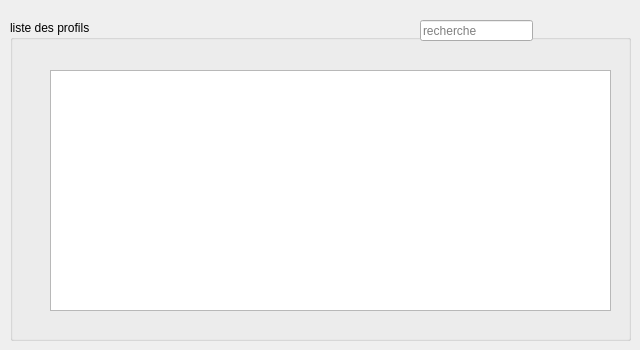
        <widget class="QWidget" name="tab_3">
         <attribute name="title">
          <string>Profiles</string>
         </attribute>
         <widget class="QGroupBox" name="groupBox_3">
          <property name="geometry">
           <rect>
            <x>10</x>
            <y>20</y>
            <width>621</width>
            <height>321</height>
           </rect>
          </property>
          <property name="title">
           <string>liste des profils</string>
          </property>
          <widget class="QLineEdit" name="lineEdit_3">
           <property name="geometry">
            <rect>
             <x>410</x>
             <y>0</y>
             <width>113</width>
             <height>21</height>
            </rect>
           </property>
           <property name="inputMethodHints">
            <set>Qt::ImhNone</set>
           </property>
           <property name="inputMask">
            <string/>
           </property>
           <property name="text">
            <string/>
           </property>
           <property name="placeholderText">
            <string>recherche</string>
           </property>
          </widget>
          <widget class="QTableView" name="tabprofil_2">
           <property name="geometry">
            <rect>
             <x>40</x>
             <y>50</y>
             <width>561</width>
             <height>241</height>
            </rect>
           </property>
           <property name="baseSize">
            <size>
             <width>60</width>
             <height>60</height>
            </size>
           </property>
           <property name="styleSheet">
            <string notr="true">color:green;</string>
           </property>
          </widget>
         </widget>
        </widget>
